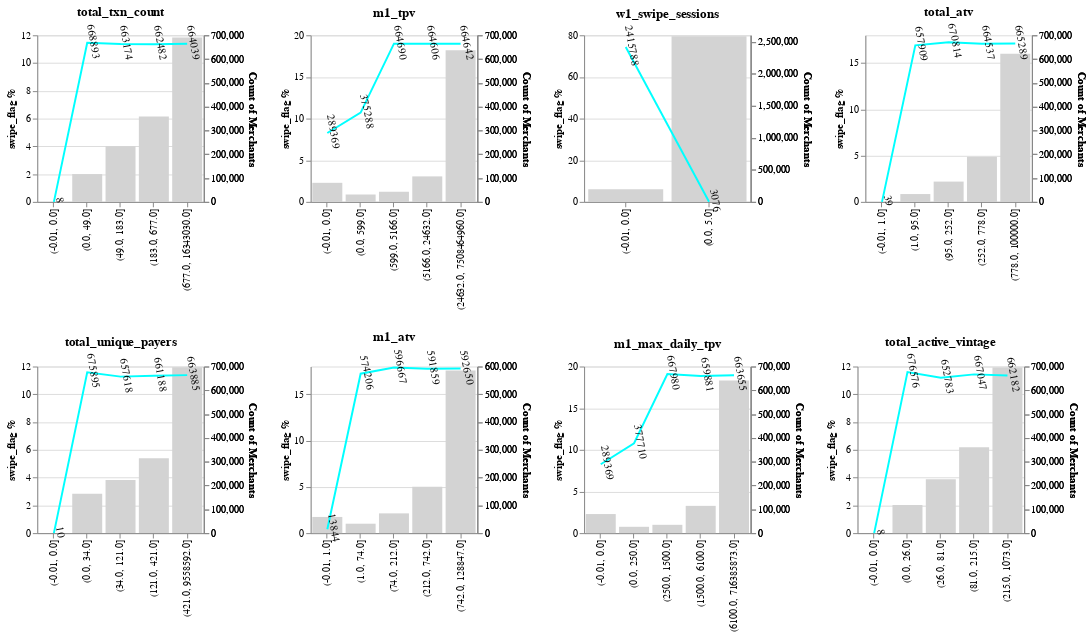

Write notebook code for a chart like this one.
### Code cell
(num1|num2|num3|num4) & (num5|num6|num7|num8)

### Figure 1 — Vega-Lite specification as saved in the notebook (floating-point values rounded to 4 significant figures)
{"usermeta": {"embedOptions": {"theme": "fivethirtyeight"}}, "config": {"view": {"continuousWidth": 400, "continuousHeight": 300}}, "vconcat": [{"hconcat": [{"layer": [{"mark": {"type": "bar", "color": "lightgrey"}, "encoding": {"x": {"axis": {"title": ""}, "field": "total_txn_count", "sort": [-0.01, 0, 49, 183, 677, 16343030], "type": "ordinal"}, "y": {"axis": {"title": "swipe_flag %"}, "field": "swipe_flag", "type": "quantitative"}}}, {"mark": {"type": "text", "align": "center", "baseline": "middle", "dy": -6}, "encoding": {"text": {"field": "swipe_flag", "format": ".0f", "type": "quantitative"}, "x": {"axis": {"title": ""}, "field": "total_txn_count", "sort": [-0.01, 0, 49, 183, 677, 16343030], "type": "ordinal"}, "y": {"axis": {"labels": false, "ticks": false, "title": ""}, "field": "target", "type": "quantitative"}}}, {"mark": {"type": "line", "color": "aqua"}, "encoding": {"x": {"axis": {"title": ""}, "field": "total_txn_count", "sort": [-0.01, 0, 49, 183, 677, 16343030], "type": "ordinal"}, "y": {"field": "Count of Merchants", "type": "quantitative"}}}, {"mark": {"type": "text", "align": "center", "angle": 80, "baseline": "middle", "color": "black", "dy": -6}, "encoding": {"text": {"field": "Count of Merchants", "format": ".0f", "type": "quantitative"}, "x": {"axis": {"title": ""}, "field": "total_txn_count", "sort": [-0.01, 0, 49, 183, 677, 16343030], "type": "ordinal"}, "y": {"field": "Count of Merchants", "type": "quantitative"}}}], "data": {"name": "data-f28eaa58ed02bcd2cdba74e2f14b90e0"}, "height": 170, "resolve": {"scale": {"y": "independent"}}, "title": "total_txn_count", "width": 170}, {"layer": [{"mark": {"type": "bar", "color": "lightgrey"}, "encoding": {"x": {"axis": {"title": ""}, "field": "m1_tpv", "sort": [-0.01, 0, 599, 5166, 24632, 7508464960], "type": "ordinal"}, "y": {"axis": {"title": "swipe_flag %"}, "field": "swipe_flag", "type": "quantitative"}}}, {"mark": {"type": "text", "align": "center", "baseline": "middle", "dy": -6}, "encoding": {"text": {"field": "swipe_flag", "format": ".0f", "type": "quantitative"}, "x": {"axis": {"title": ""}, "field": "m1_tpv", "sort": [-0.01, 0, 599, 5166, 24632, 7508464960], "type": "ordinal"}, "y": {"axis": {"labels": false, "ticks": false, "title": ""}, "field": "target", "type": "quantitative"}}}, {"mark": {"type": "line", "color": "aqua"}, "encoding": {"x": {"axis": {"title": ""}, "field": "m1_tpv", "sort": [-0.01, 0, 599, 5166, 24632, 7508464960], "type": "ordinal"}, "y": {"field": "Count of Merchants", "type": "quantitative"}}}, {"mark": {"type": "text", "align": "center", "angle": 80, "baseline": "middle", "color": "black", "dy": -6}, "encoding": {"text": {"field": "Count of Merchants", "format": ".0f", "type": "quantitative"}, "x": {"axis": {"title": ""}, "field": "m1_tpv", "sort": [-0.01, 0, 599, 5166, 24632, 7508464960], "type": "ordinal"}, "y": {"field": "Count of Merchants", "type": "quantitative"}}}], "data": {"name": "data-276e8fb8ba69a45ac55479cc36f5d6c5"}, "height": 170, "resolve": {"scale": {"y": "independent"}}, "title": "m1_tpv", "width": 170}, {"layer": [{"mark": {"type": "bar", "color": "lightgrey"}, "encoding": {"x": {"axis": {"title": ""}, "field": "w1_swipe_sessions", "sort": [-0.01, 0, 0, 0, 0, 5], "type": "ordinal"}, "y": {"axis": {"title": "swipe_flag %"}, "field": "swipe_flag", "type": "quantitative"}}}, {"mark": {"type": "text", "align": "center", "baseline": "middle", "dy": -6}, "encoding": {"text": {"field": "swipe_flag", "format": ".0f", "type": "quantitative"}, "x": {"axis": {"title": ""}, "field": "w1_swipe_sessions", "sort": [-0.01, 0, 0, 0, 0, 5], "type": "ordinal"}, "y": {"axis": {"labels": false, "ticks": false, "title": ""}, "field": "target", "type": "quantitative"}}}, {"mark": {"type": "line", "color": "aqua"}, "encoding": {"x": {"axis": {"title": ""}, "field": "w1_swipe_sessions", "sort": [-0.01, 0, 0, 0, 0, 5], "type": "ordinal"}, "y": {"field": "Count of Merchants", "type": "quantitative"}}}, {"mark": {"type": "text", "align": "center", "angle": 80, "baseline": "middle", "color": "black", "dy": -6}, "encoding": {"text": {"field": "Count of Merchants", "format": ".0f", "type": "quantitative"}, "x": {"axis": {"title": ""}, "field": "w1_swipe_sessions", "sort": [-0.01, 0, 0, 0, 0, 5], "type": "ordinal"}, "y": {"field": "Count of Merchants", "type": "quantitative"}}}], "data": {"name": "data-134ff837ca763094ca0290e8c6f5714d"}, "height": 170, "resolve": {"scale": {"y": "independent"}}, "title": "w1_swipe_sessions", "width": 170}, {"layer": [{"mark": {"type": "bar", "color": "lightgrey"}, "encoding": {"x": {"axis": {"title": ""}, "field": "total_atv", "sort": [-0.01, 1, 95, 252, 778, 100000], "type": "ordinal"}, "y": {"axis": {"title": "swipe_flag %"}, "field": "swipe_flag", "type": "quantitative"}}}, {"mark": {"type": "text", "align": "center", "baseline": "middle", "dy": -6}, "encoding": {"text": {"field": "swipe_flag", "format": ".0f", "type": "quantitative"}, "x": {"axis": {"title": ""}, "field": "total_atv", "sort": [-0.01, 1, 95, 252, 778, 100000], "type": "ordinal"}, "y": {"axis": {"labels": false, "ticks": false, "title": ""}, "field": "target", "type": "quantitative"}}}, {"mark": {"type": "line", "color": "aqua"}, "encoding": {"x": {"axis": {"title": ""}, "field": "total_atv", "sort": [-0.01, 1, 95, 252, 778, 100000], "type": "ordinal"}, "y": {"field": "Count of Merchants", "type": "quantitative"}}}, {"mark": {"type": "text", "align": "center", "angle": 80, "baseline": "middle", "color": "black", "dy": -6}, "encoding": {"text": {"field": "Count of Merchants", "format": ".0f", "type": "quantitative"}, "x": {"axis": {"title": ""}, "field": "total_atv", "sort": [-0.01, 1, 95, 252, 778, 100000], "type": "ordinal"}, "y": {"field": "Count of Merchants", "type": "quantitative"}}}], "data": {"name": "data-e6ca3984573b6598ef10aed4dfba84fb"}, "height": 170, "resolve": {"scale": {"y": "independent"}}, "title": "total_atv", "width": 170}]}, {"hconcat": [{"layer": [{"mark": {"type": "bar", "color": "lightgrey"}, "encoding": {"x": {"axis": {"title": ""}, "field": "total_unique_payers", "sort": [-0.01, 0, 34, 121, 421, 9558592], "type": "ordinal"}, "y": {"axis": {"title": "swipe_flag %"}, "field": "swipe_flag", "type": "quantitative"}}}, {"mark": {"type": "text", "align": "center", "baseline": "middle", "dy": -6}, "encoding": {"text": {"field": "swipe_flag", "format": ".0f", "type": "quantitative"}, "x": {"axis": {"title": ""}, "field": "total_unique_payers", "sort": [-0.01, 0, 34, 121, 421, 9558592], "type": "ordinal"}, "y": {"axis": {"labels": false, "ticks": false, "title": ""}, "field": "target", "type": "quantitative"}}}, {"mark": {"type": "line", "color": "aqua"}, "encoding": {"x": {"axis": {"title": ""}, "field": "total_unique_payers", "sort": [-0.01, 0, 34, 121, 421, 9558592], "type": "ordinal"}, "y": {"field": "Count of Merchants", "type": "quantitative"}}}, {"mark": {"type": "text", "align": "center", "angle": 80, "baseline": "middle", "color": "black", "dy": -6}, "encoding": {"text": {"field": "Count of Merchants", "format": ".0f", "type": "quantitative"}, "x": {"axis": {"title": ""}, "field": "total_unique_payers", "sort": [-0.01, 0, 34, 121, 421, 9558592], "type": "ordinal"}, "y": {"field": "Count of Merchants", "type": "quantitative"}}}], "data": {"name": "data-32e8d91fe6e255fefea3a65e870cfdbe"}, "height": 170, "resolve": {"scale": {"y": "independent"}}, "title": "total_unique_payers", "width": 170}, {"layer": [{"mark": {"type": "bar", "color": "lightgrey"}, "encoding": {"x": {"axis": {"title": ""}, "field": "m1_atv", "sort": [-0.01, 1, 74, 212, 742, 128847], "type": "ordinal"}, "y": {"axis": {"title": "swipe_flag %"}, "field": "swipe_flag", "type": "quantitative"}}}, {"mark": {"type": "text", "align": "center", "baseline": "middle", "dy": -6}, "encoding": {"text": {"field": "swipe_flag", "format": ".0f", "type": "quantitative"}, "x": {"axis": {"title": ""}, "field": "m1_atv", "sort": [-0.01, 1, 74, 212, 742, 128847], "type": "ordinal"}, "y": {"axis": {"labels": false, "ticks": false, "title": ""}, "field": "target", "type": "quantitative"}}}, {"mark": {"type": "line", "color": "aqua"}, "encoding": {"x": {"axis": {"title": ""}, "field": "m1_atv", "sort": [-0.01, 1, 74, 212, 742, 128847], "type": "ordinal"}, "y": {"field": "Count of Merchants", "type": "quantitative"}}}, {"mark": {"type": "text", "align": "center", "angle": 80, "baseline": "middle", "color": "black", "dy": -6}, "encoding": {"text": {"field": "Count of Merchants", "format": ".0f", "type": "quantitative"}, "x": {"axis": {"title": ""}, "field": "m1_atv", "sort": [-0.01, 1, 74, 212, 742, 128847], "type": "ordinal"}, "y": {"field": "Count of Merchants", "type": "quantitative"}}}], "data": {"name": "data-1670da8abb0825e2a75abbab5b8911a4"}, "height": 170, "resolve": {"scale": {"y": "independent"}}, "title": "m1_atv", "width": 170}, {"layer": [{"mark": {"type": "bar", "color": "lightgrey"}, "encoding": {"x": {"axis": {"title": ""}, "field": "m1_max_daily_tpv", "sort": [-0.01, 0, 250, 1500, 6100, 716385873], "type": "ordinal"}, "y": {"axis": {"title": "swipe_flag %"}, "field": "swipe_flag", "type": "quantitative"}}}, {"mark": {"type": "text", "align": "center", "baseline": "middle", "dy": -6}, "encoding": {"text": {"field": "swipe_flag", "format": ".0f", "type": "quantitative"}, "x": {"axis": {"title": ""}, "field": "m1_max_daily_tpv", "sort": [-0.01, 0, 250, 1500, 6100, 716385873], "type": "ordinal"}, "y": {"axis": {"labels": false, "ticks": false, "title": ""}, "field": "target", "type": "quantitative"}}}, {"mark": {"type": "line", "color": "aqua"}, "encoding": {"x": {"axis": {"title": ""}, "field": "m1_max_daily_tpv", "sort": [-0.01, 0, 250, 1500, 6100, 716385873], "type": "ordinal"}, "y": {"field": "Count of Merchants", "type": "quantitative"}}}, {"mark": {"type": "text", "align": "center", "angle": 80, "baseline": "middle", "color": "black", "dy": -6}, "encoding": {"text": {"field": "Count of Merchants", "format": ".0f", "type": "quantitative"}, "x": {"axis": {"title": ""}, "field": "m1_max_daily_tpv", "sort": [-0.01, 0, 250, 1500, 6100, 716385873], "type": "ordinal"}, "y": {"field": "Count of Merchants", "type": "quantitative"}}}], "data": {"name": "data-30b65f004ecc2c0a6fbe63cb71e01cae"}, "height": 170, "resolve": {"scale": {"y": "independent"}}, "title": "m1_max_daily_tpv", "width": 170}, {"layer": [{"mark": {"type": "bar", "color": "lightgrey"}, "encoding": {"x": {"axis": {"title": ""}, "field": "total_active_vintage", "sort": [-0.01, 0, 26, 81, 215, 1073], "type": "ordinal"}, "y": {"axis": {"title": "swipe_flag %"}, "field": "swipe_flag", "type": "quantitative"}}}, {"mark": {"type": "text", "align": "center", "baseline": "middle", "dy": -6}, "encoding": {"text": {"field": "swipe_flag", "format": ".0f", "type": "quantitative"}, "x": {"axis": {"title": ""}, "field": "total_active_vintage", "sort": [-0.01, 0, 26, 81, 215, 1073], "type": "ordinal"}, "y": {"axis": {"labels": false, "ticks": false, "title": ""}, "field": "target", "type": "quantitative"}}}, {"mark": {"type": "line", "color": "aqua"}, "encoding": {"x": {"axis": {"title": ""}, "field": "total_active_vintage", "sort": [-0.01, 0, 26, 81, 215, 1073], "type": "ordinal"}, "y": {"field": "Count of Merchants", "type": "quantitative"}}}, {"mark": {"type": "text", "align": "center", "angle": 80, "baseline": "middle", "color": "black", "dy": -6}, "encoding": {"text": {"field": "Count of Merchants", "format": ".0f", "type": "quantitative"}, "x": {"axis": {"title": ""}, "field": "total_active_vintage", "sort": [-0.01, 0, 26, 81, 215, 1073], "type": "ordinal"}, "y": {"field": "Count of Merchants", "type": "quantitative"}}}], "data": {"name": "data-17798d50cf4c24d54c134b8247b58ce6"}, "height": 170, "resolve": {"scale": {"y": "independent"}}, "title": "total_active_vintage", "width": 170}]}], "$schema": "https://vega.github.io/schema/vega-lite/v4.17.0.json", "datasets": {"data-f28eaa58ed02bcd2cdba74e2f14b90e0": [{"total_txn_count": "(-0.01, 0.0]", "swipe_flag": 0.0, "Count of Merchants": 8}, {"total_txn_count": "(0.0, 49.0]", "swipe_flag": 2.003, "Count of Merchants": 668893}, {"total_txn_count": "(49.0, 183.0]", "swipe_flag": 4.006, "Count of Merchants": 663174}, {"total_txn_count": "(183.0, 677.0]", "swipe_flag": 6.148, "Count of Merchants": 662482}, {"total_txn_count": "(677.0, 16343030.0]", "swipe_flag": 11.83, "Count of Merchants": 664039}], "data-276e8fb8ba69a45ac55479cc36f5d6c5": [{"m1_tpv": "(-0.01, 0.0]", "swipe_flag": 2.29, "Count of Merchants": 289369}, {"m1_tpv": "(0.0, 599.0]", "swipe_flag": 0.8868, "Count of Merchants": 375288}, {"m1_tpv": "(599.0, 5166.0]", "swipe_flag": 1.215, "Count of Merchants": 664690}, {"m1_tpv": "(5166.0, 24632.0]", "swipe_flag": 3.061, "Count of Merchants": 664606}, {"m1_tpv": "(24632.0, 7508464960.0]", "swipe_flag": 18.19, "Count of Merchants": 664642}], "data-134ff837ca763094ca0290e8c6f5714d": [{"w1_swipe_sessions": "(-0.01, 0.0]", "swipe_flag": 6.1, "Count of Merchants": 2415788}, {"w1_swipe_sessions": "(0.0, 5.0]", "swipe_flag": 79.52, "Count of Merchants": 3076}], "data-e6ca3984573b6598ef10aed4dfba84fb": [{"total_atv": "(-0.01, 1.0]", "swipe_flag": 0.0, "Count of Merchants": 39}, {"total_atv": "(1.0, 95.0]", "swipe_flag": 0.8462, "Count of Merchants": 657909}, {"total_atv": "(95.0, 252.0]", "swipe_flag": 2.194, "Count of Merchants": 670814}, {"total_atv": "(252.0, 778.0]", "swipe_flag": 4.881, "Count of Merchants": 664537}, {"total_atv": "(778.0, 100000.0]", "swipe_flag": 16.02, "Count of Merchants": 665289}], "data-32e8d91fe6e255fefea3a65e870cfdbe": [{"total_unique_payers": "(-0.01, 0.0]", "swipe_flag": 0.0, "Count of Merchants": 10}, {"total_unique_payers": "(0.0, 34.0]", "swipe_flag": 2.833, "Count of Merchants": 675895}, {"total_unique_payers": "(34.0, 121.0]", "swipe_flag": 3.82, "Count of Merchants": 657618}, {"total_unique_payers": "(121.0, 421.0]", "swipe_flag": 5.396, "Count of Merchants": 661188}, {"total_unique_payers": "(421.0, 9558592.0]", "swipe_flag": 11.95, "Count of Merchants": 663885}], "data-1670da8abb0825e2a75abbab5b8911a4": [{"m1_atv": "(-0.01, 1.0]", "swipe_flag": 1.748, "Count of Merchants": 13844}, {"m1_atv": "(1.0, 74.0]", "swipe_flag": 1.018, "Count of Merchants": 574206}, {"m1_atv": "(74.0, 212.0]", "swipe_flag": 2.133, "Count of Merchants": 596667}, {"m1_atv": "(212.0, 742.0]", "swipe_flag": 5.016, "Count of Merchants": 591859}, {"m1_atv": "(742.0, 128847.0]", "swipe_flag": 17.57, "Count of Merchants": 592650}], "data-30b65f004ecc2c0a6fbe63cb71e01cae": [{"m1_max_daily_tpv": "(-0.01, 0.0]", "swipe_flag": 2.29, "Count of Merchants": 289369}, {"m1_max_daily_tpv": "(0.0, 250.0]", "swipe_flag": 0.759, "Count of Merchants": 377710}, {"m1_max_daily_tpv": "(250.0, 1500.0]", "swipe_flag": 0.9975, "Count of Merchants": 667980}, {"m1_max_daily_tpv": "(1500.0, 6100.0]", "swipe_flag": 3.273, "Count of Merchants": 659881}, {"m1_max_daily_tpv": "(6100.0, 716385873.0]", "swipe_flag": 18.31, "Count of Merchants": 663655}], "data-17798d50cf4c24d54c134b8247b58ce6": [{"total_active_vintage": "(-0.01, 0.0]", "swipe_flag": 0.0, "Count of Merchants": 8}, {"total_active_vintage": "(0.0, 26.0]", "swipe_flag": 2.024, "Count of Merchants": 676576}, {"total_active_vintage": "(26.0, 81.0]", "swipe_flag": 3.883, "Count of Merchants": 652783}, {"total_active_vintage": "(81.0, 215.0]", "swipe_flag": 6.181, "Count of Merchants": 667047}, {"total_active_vintage": "(215.0, 1073.0]", "swipe_flag": 11.93, "Count of Merchants": 662182}]}}
